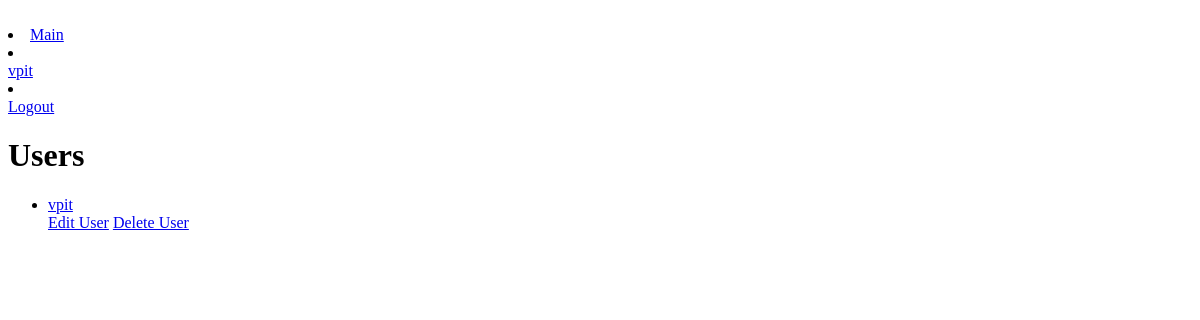
The page /users/ (signed in) on the database as committed earlier.
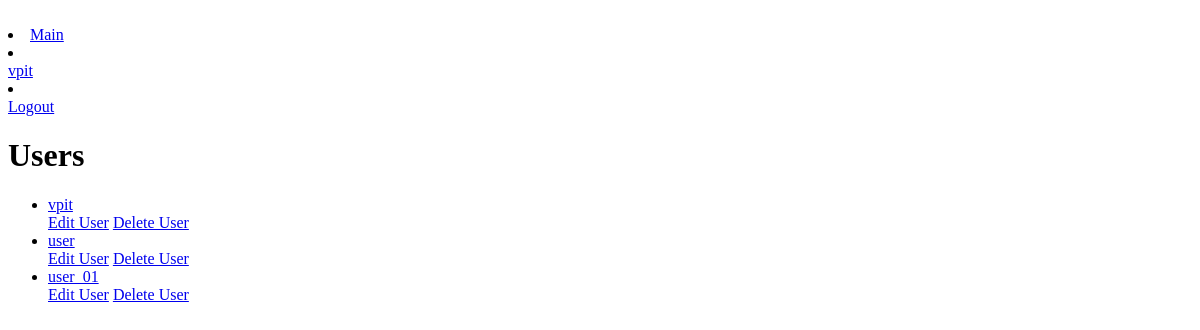
The same page on the database as committed later.
### users/models.py (models this page shows, shortened)
class User(AbstractUser):
    password = models.CharField(max_length=40)

### users/views.py (the view)
# urls.py: path("", users.UsersListView.as_view(), name="users_list"),
class UsersListView(LoginRequiredMixin, ListView):
    model = User
    template_name = "users/users_list.html"
    login_url = "users:login"
    redirect_field_name = "redirect_to"

### users/templates/users/users_list.html
{% extends 'points/base.html' %}
{% block content %}
<h1>Users</h1>
<ul>
    {% for user in object_list %}
    <li>
        <a href="{%url 'users:users_detail' user.pk%}">{{user.username}}</a>
    </li>
    <a href="{% url 'users:users_edit' user.pk%}">Edit User</a>
    <a href="{% url 'users:users_delete' user.pk%}">Delete User</a>
    {% endfor %}
{% endblock content %}

### points/templates/points/base.html (shortened to what this page needs)
{% load static %}
<!DOCTYPE html>
<html lang="en">
<head>
</head>
<body>
<div>
    <br>
    <li><a href="{% url 'traces:index' %}"> Main</a></li>
    {% if user.is_authenticated %}
    <li><a href="{% url 'traces:index' %}">
        <div>{{ user.username|default:'Пользователь' }}</div>
        </a></li>
    <li><a href="{% url 'users:logout' %}">
        <div>Logout</div>
    </a></li>
    {% endif %}
       </div>
{% block content %}
{% endblock %}
</body>
</html>

Rows that differ between the two databases and show on the page:
added User: username "user"
added User: username "user_01"
